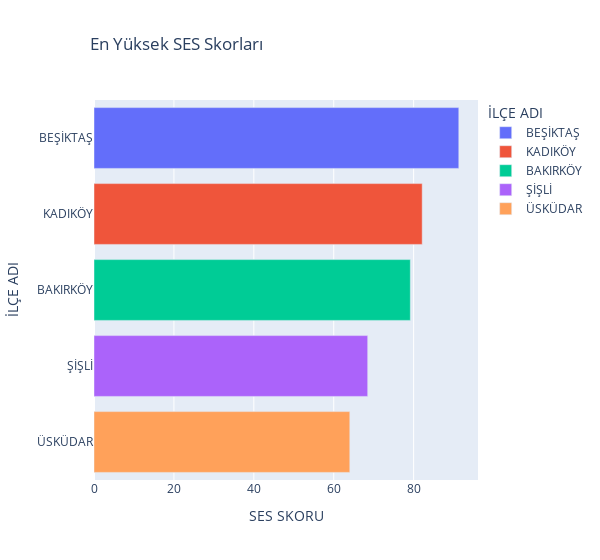

Notebook cell for this chart:
### Code cell
fig = px.bar(ilk10, y='İLÇE ADI', x='SES SKORU', color='İLÇE ADI', title="En Yüksek SES Skorları")
fig.update_layout(title_x=0.15)

# set graph width smaller
fig.update_layout(width=600) 
fig.show()

### Figure 1 — Plotly figure (JSON) as saved in the notebook; plotly's stock layout.template omitted (floating-point values rounded to 4 significant figures)
{"data": [{"alignmentgroup": "True", "hovertemplate": "İLÇE ADI=%{y}<br>SES SKORU=%{x}<extra></extra>", "legendgroup": "BEŞİKTAŞ", "marker": {"color": "#636efa", "pattern": {"shape": ""}}, "name": "BEŞİKTAŞ", "offsetgroup": "BEŞİKTAŞ", "orientation": "h", "showlegend": true, "textposition": "auto", "type": "bar", "x": [91.3], "xaxis": "x", "y": ["BEŞİKTAŞ"], "yaxis": "y"}, {"alignmentgroup": "True", "hovertemplate": "İLÇE ADI=%{y}<br>SES SKORU=%{x}<extra></extra>", "legendgroup": "KADIKÖY", "marker": {"color": "#EF553B", "pattern": {"shape": ""}}, "name": "KADIKÖY", "offsetgroup": "KADIKÖY", "orientation": "h", "showlegend": true, "textposition": "auto", "type": "bar", "x": [82.14], "xaxis": "x", "y": ["KADIKÖY"], "yaxis": "y"}, {"alignmentgroup": "True", "hovertemplate": "İLÇE ADI=%{y}<br>SES SKORU=%{x}<extra></extra>", "legendgroup": "BAKIRKÖY", "marker": {"color": "#00cc96", "pattern": {"shape": ""}}, "name": "BAKIRKÖY", "offsetgroup": "BAKIRKÖY", "orientation": "h", "showlegend": true, "textposition": "auto", "type": "bar", "x": [79.17], "xaxis": "x", "y": ["BAKIRKÖY"], "yaxis": "y"}, {"alignmentgroup": "True", "hovertemplate": "İLÇE ADI=%{y}<br>SES SKORU=%{x}<extra></extra>", "legendgroup": "ŞİŞLİ", "marker": {"color": "#ab63fa", "pattern": {"shape": ""}}, "name": "ŞİŞLİ", "offsetgroup": "ŞİŞLİ", "orientation": "h", "showlegend": true, "textposition": "auto", "type": "bar", "x": [68.5], "xaxis": "x", "y": ["ŞİŞLİ"], "yaxis": "y"}, {"alignmentgroup": "True", "hovertemplate": "İLÇE ADI=%{y}<br>SES SKORU=%{x}<extra></extra>", "legendgroup": "ÜSKÜDAR", "marker": {"color": "#FFA15A", "pattern": {"shape": ""}}, "name": "ÜSKÜDAR", "offsetgroup": "ÜSKÜDAR", "orientation": "h", "showlegend": true, "textposition": "auto", "type": "bar", "x": [64.02], "xaxis": "x", "y": ["ÜSKÜDAR"], "yaxis": "y"}], "layout": {"barmode": "relative", "legend": {"title": {"text": "İLÇE ADI"}, "tracegroupgap": 0}, "title": {"text": "En Yüksek SES Skorları", "x": 0.15}, "width": 600, "xaxis": {"anchor": "y", "domain": [0, 1], "title": {"text": "SES SKORU"}}, "yaxis": {"anchor": "x", "categoryarray": ["ÜSKÜDAR", "ŞİŞLİ", "BAKIRKÖY", "KADIKÖY", "BEŞİKTAŞ"], "categoryorder": "array", "domain": [0, 1], "title": {"text": "İLÇE ADI"}}}}
